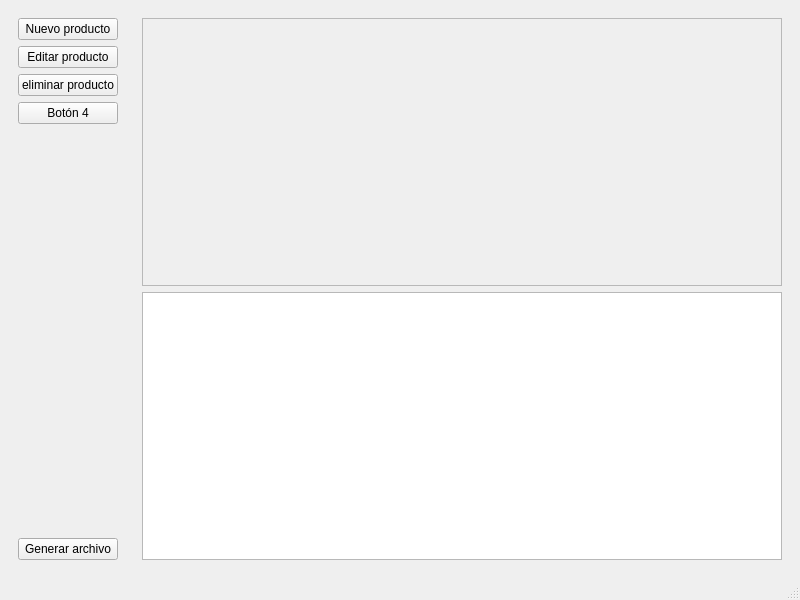
<?xml version="1.0" encoding="UTF-8"?>
<ui version="4.0">
 <class>VistaProductos</class>
 <widget class="QMainWindow" name="VistaProductos">
  <property name="geometry">
   <rect>
    <x>0</x>
    <y>0</y>
    <width>800</width>
    <height>600</height>
   </rect>
  </property>
  <property name="windowTitle">
   <string>Productos</string>
  </property>
  <widget class="QWidget" name="centralwidget">
   <layout class="QHBoxLayout" name="horizontalLayout">
    <item>
     <widget class="QWidget" name="navbar">
      <layout class="QVBoxLayout" name="navbarLayout">
       <item>
        <widget class="QPushButton" name="boton1">
         <property name="text">
          <string>Nuevo producto</string>
         </property>
        </widget>
       </item>
       <item>
        <widget class="QPushButton" name="boton2">
         <property name="text">
          <string>Editar producto</string>
         </property>
        </widget>
       </item>
       <item>
        <widget class="QPushButton" name="boton3">
         <property name="text">
          <string>eliminar producto</string>
         </property>
        </widget>
       </item>
       <item>
        <widget class="QPushButton" name="boton4">
         <property name="text">
          <string>Botón 4</string>
         </property>
        </widget>
       </item>
       <item>
        <spacer name="verticalSpacer">
         <property name="orientation">
          <enum>Qt::Vertical</enum>
         </property>
         <property name="sizeType">
          <enum>QSizePolicy::Expanding</enum>
         </property>
         <property name="sizeHint" stdset="0">
          <size>
           <width>20</width>
           <height>40</height>
          </size>
         </property>
        </spacer>
       </item>
       <item>
        <widget class="QPushButton" name="botonGenerar">
         <property name="text">
          <string>Generar archivo</string>
         </property>
        </widget>
       </item>
      </layout>
     </widget>
    </item>
    <item>
     <widget class="QWidget" name="contenidoWidget">
      <layout class="QVBoxLayout" name="contenidoLayout">
       <item>
        <widget class="QScrollArea" name="scrollArea">
         <property name="widgetResizable">
          <bool>true</bool>
         </property>
         <widget class="QWidget" name="scrollAreaWidgetContents">
          <property name="geometry">
           <rect>
            <x>0</x>
            <y>0</y>
            <width>780</width>
            <height>400</height>
           </rect>
          </property>
          <layout class="QGridLayout" name="gridLayout"/>
         </widget>
        </widget>
       </item>
       <item>
        <widget class="QListWidget" name="listaPedido"/>
       </item>
      </layout>
     </widget>
    </item>
   </layout>
  </widget>
  <widget class="QStatusBar" name="statusbar"/>
 </widget>
 <resources/>
 <connections/>
</ui>
